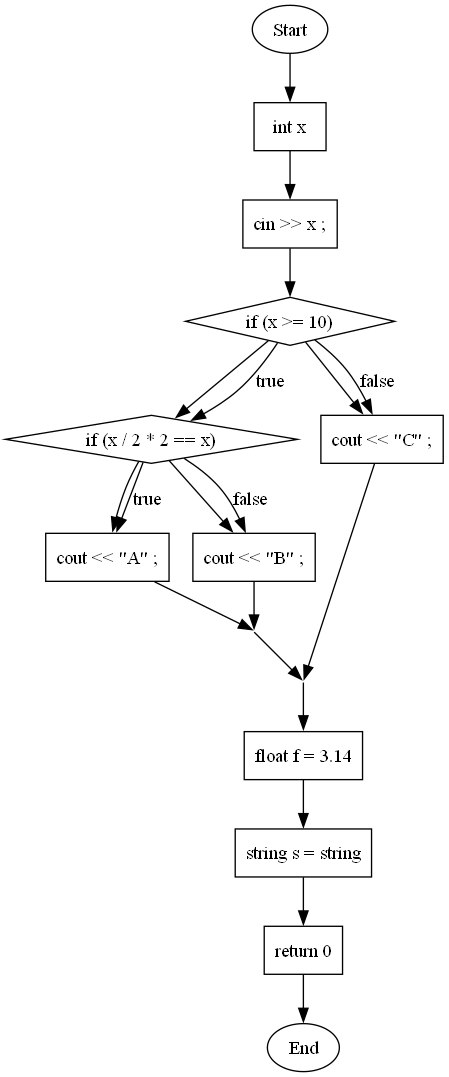

Write Python code to recreate this figure.
# flowchart.py

import graphviz
from astnode import ASTNode

class FlowchartGenerator:
    """
    Generate a Graphviz Digraph (PNG) representing the flowchart of a given AST. 
    • Ovals: Start / End
    • Boxes: var_decl, assign, return_stmt, generic stmt
    • Diamonds: if_stmt, while, for, do_while
    • Invisible merge nodes to unify multiple branches
    """

    def __init__(self):
        self.dot = graphviz.Digraph('flowchart', format='png')
        self.dot.attr(rankdir='TB')   # Top → Bottom layout
        self.node_count = 0
        self.last_node = None         # The most recent node to connect from
        self.merge_stack = []         # Stack of “merge” points for nested ifs

    def _new_node_id(self):
        """Generate a fresh node ID."""
        self.node_count += 1
        return f'node{self.node_count}'

    def _formatter(self, node: ASTNode):
        """
        Create a short label for each ASTNode:
          - var_decl: "int x = 5" or "float y = 3.14" or "string s = "hello""
          - assign:   "x = expr"
          - return_stmt: "return expr"
          - stmt:     raw text (like "cin >> x;")
          - if_stmt:  "if (cond)"
          - while:    "while (cond)"
          - for:      "for (init; cond; update)"
          - do_while: "do … while"
        """
        t = node.type

        if t == 'var_decl':
            var_type = node.children[0].value    # 'int', 'float', or 'string'
            var_name = node.children[1].value
            if len(node.children) == 3:
                expr = self._expr_to_str(node.children[2])
                return f"{var_type} {var_name} = {expr}"
            return f"{var_type} {var_name}"

        elif t == 'assign':
            var_name = node.children[0].value
            expr = self._expr_to_str(node.children[1])
            return f"{var_name} = {expr}"

        elif t == 'return_stmt':
            expr = self._expr_to_str(node.children[0])
            return f"return {expr}"

        elif t == 'stmt':
            # Generic statement, raw text
            return node.value

        elif t == 'if_stmt':
            cond = self._expr_to_str(node.children[0])
            return f"if ({cond})"

        elif t == 'while':
            cond = self._expr_to_str(node.children[0])
            return f"while ({cond})"

        elif t == 'for':
            init = node.children[0]
            cond = node.children[1]
            upd = node.children[2]
            parts = []
            parts.append(self._formatter(init) if init else "")
            parts.append(self._expr_to_str(cond) if cond else "")
            parts.append(self._formatter(upd) if upd else "")
            return "for (" + "; ".join(parts) + ")"

        elif t == 'do_while':
            return "do … while"

        else:
            return str(node.type)

    def _expr_to_str(self, node: ASTNode):
        """
        Convert an expression subtree into a single line of text, e.g. "x + 1" or "a == b".
        """
        if not node:
            return ""
        if node.type == 'num':
            return node.value
        elif node.type == 'float_num':
            return node.value
        elif node.type == 'id':
            return node.value
        elif node.type in ('comparison', 'arith_expr', 'term'):
            left = self._expr_to_str(node.children[0])
            right = self._expr_to_str(node.children[1])
            return f"{left} {node.value} {right}"
        else:
            return str(node.type)

    def generate(self, ast: ASTNode):
        """
        Build and return a graphviz.Digraph representing the flowchart:
        Start → … → End
        """
        # 1) Create "Start" oval
        start_id = self._new_node_id()
        self.dot.node(start_id, "Start", shape="oval")
        self.last_node = start_id

        # 2) Recursively process the AST
        self._process_node(ast)

        # 3) Create "End" oval
        end_id = self._new_node_id()
        self.dot.node(end_id, "End", shape="oval")
        if self.last_node:
            self.dot.edge(self.last_node, end_id)

        return self.dot

    def _make_invisible_merge(self):
        """
        Create a tiny invisible node to merge multiple incoming edges.
        """
        merge_id = self._new_node_id()
        self.dot.node(merge_id, "", shape="point", width="0.01", style="invis")
        return merge_id

    def _process_node(self, node: ASTNode):
        t = node.type

        # ── Container nodes: recurse on children ──
        if t in ('program', 'function', 'compound_stmt'):
            for child in (node.children or []):
                if child:
                    self._process_node(child)

        # ── Simple statements: boxes ──
        elif t in ('var_decl', 'assign', 'return_stmt', 'stmt'):
            box_id = self._new_node_id()
            label = self._formatter(node)
            self.dot.node(box_id, label, shape="box")
            if self.last_node:
                self.dot.edge(self.last_node, box_id)
            self.last_node = box_id

        # ── if-statement: diamond + branches ──
        elif t == 'if_stmt':
            decision_id = self._new_node_id()
            self.dot.node(decision_id, self._formatter(node), shape="diamond")
            if self.last_node:
                self.dot.edge(self.last_node, decision_id)

            # Process THEN branch
            before_then = self.node_count
            self.last_node = decision_id
            self._process_node(node.children[1])    # then_block
            then_end = self.last_node
            then_entry = f'node{before_then + 1}'

            # Process ELSE branch (if exists)
            if len(node.children) == 3:
                before_else = self.node_count
                self.last_node = decision_id
                self._process_node(node.children[2])
                else_end = self.last_node
                else_entry = f'node{before_else + 1}'

                # Merge true/false
                merge_id = self._make_invisible_merge()
                self.merge_stack.append(merge_id)

                self.dot.edge(then_end, merge_id)
                self.dot.edge(else_end, merge_id)
                self.dot.edge(decision_id, then_entry, label="true")
                self.dot.edge(decision_id, else_entry, label="false")
                self.last_node = merge_id

            else:
                # No ELSE: create an invisible merge after THEN
                reused = False
                if self.merge_stack and then_end == self.merge_stack[-1]:
                    merge_id = then_end
                    reused = True
                else:
                    merge_id = self._make_invisible_merge()
                    self.merge_stack.append(merge_id)

                if not reused:
                    self.dot.edge(then_end, merge_id)
                self.dot.edge(decision_id, then_entry, label="true")
                self.dot.edge(decision_id, merge_id,   label="false")
                self.last_node = merge_id

        # ── while-loop ──
        elif t == 'while':
            cond_id = self._new_node_id()
            self.dot.node(cond_id, self._formatter(node), shape="diamond")
            if self.last_node:
                self.dot.edge(self.last_node, cond_id)

            # Process body (no incoming edge to body until we label it)
            before_body = self.node_count
            self.last_node = None
            self._process_node(node.children[1])  # body
            body_end = self.last_node

            body_entry = f'node{before_body + 1}'
            self.dot.edge(cond_id, body_entry, label="true")
            self.dot.edge(body_end, cond_id)

            merge_id = self._make_invisible_merge()
            self.dot.edge(cond_id, merge_id, label="false")
            self.last_node = merge_id

        # ── for-loop ──
        elif t == 'for':
            init_node = node.children[0]
            if init_node:
                self._process_node(init_node)

            cond_id = self._new_node_id()
            cond_label = self._expr_to_str(node.children[1]) if node.children[1] else ""
            self.dot.node(cond_id, f"for_cond ({cond_label})", shape="diamond")
            if self.last_node:
                self.dot.edge(self.last_node, cond_id)

            before_body = self.node_count
            self.last_node = None
            self._process_node(node.children[3])  # body
            body_end = self.last_node

            body_entry = f'node{before_body + 1}'
            self.dot.edge(cond_id, body_entry, label="true")

            upd_node = node.children[2]
            if upd_node:
                upd_id = self._new_node_id()
                self.dot.node(upd_id, self._formatter(upd_node), shape="box")
                self.dot.edge(body_end, upd_id)
                self.dot.edge(upd_id, cond_id)
            else:
                self.dot.edge(body_end, cond_id)

            merge_id = self._make_invisible_merge()
            self.dot.edge(cond_id, merge_id, label="false")
            self.last_node = merge_id

        # ── do-while-loop ──
        elif t == 'do_while':
            before_body = self.node_count
            self._process_node(node.children[0])  # body
            body_end = self.last_node

            cond_id = self._new_node_id()
            cond_label = self._expr_to_str(node.children[1])
            self.dot.node(cond_id, f"while ({cond_label})", shape="diamond")
            self.dot.edge(body_end, cond_id)

            body_entry = f'node{before_body + 1}'
            self.dot.edge(cond_id, body_entry, label="true")

            merge_id = self._make_invisible_merge()
            self.dot.edge(cond_id, merge_id, label="false")
            self.last_node = merge_id

        # ── Skip type/main nodes ──
        elif t in ('type', 'main'):
            return

        # ── Fallback: recurse on children ──
        else:
            for child in (node.children or []):
                if child:
                    self._process_node(child)
